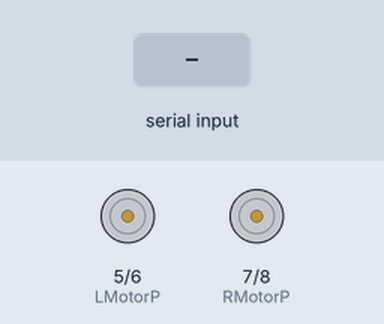
Simulated run of this sketch. Board: Arduino Uno, built with avr-gcc and run on an emulated ATmega328P. On the bench: motor-driver pin pairs drawn as motors (green arrow = first pin HIGH = forward, orange = second pin HIGH = backward, longer = more drive). The inputs (shaded band) are chosen by the test bench. What the sketch prints to the serial monitor is not drawn.

Above: at 1.2 s.
1.3 s: "W" received over Serial
At 1.7 s:
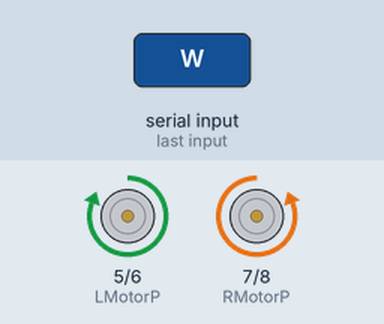
2.8 s: "S" received over Serial
At 4.0 s:
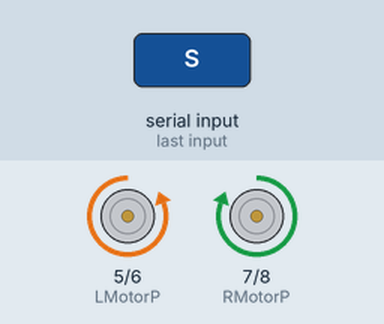
4.3 s: "D" received over Serial
At 5.3 s:
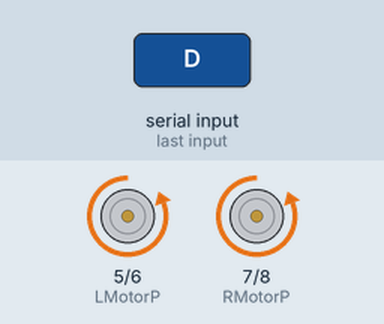
5.8 s: "A" received over Serial
At 6.3 s:
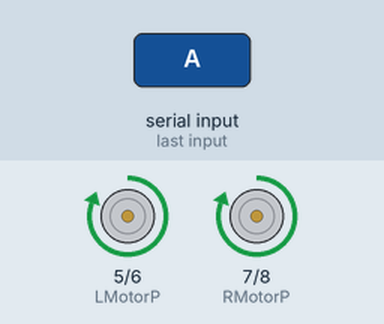
Timing chart, 0 to 8.3 s (numbered marks = the images above; inputs shaded):
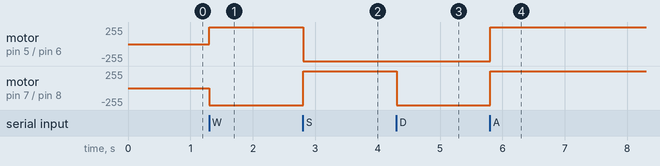

The sketch:

xbee_control.ino
```cpp
/******************************************************************************
* FileName:        xbee_control.ino
* Dependencies:
* Processor:       AVR ATMEGA328P
* Complier:        ARDUINO
*                  ARDUINO IDE
* Company:         Nvis Technologies Pvt. Ltd.
*
*****************************************************************************
* File Description:
* This program tellls about :
*                           here we perform a client server communication , receive instruction from server xbee and follow instructions
*                           by all clients xbees
*
*
*
*
*Change History:
* Name                Date            Changes
* Alok Pindoriya     02/04/16    Initial Version
 ****************************************************************************/

//  initialize digital pin motor as an output

int LMotorP = 5;
int LMotorN = 6;

int RMotorP = 7;
int RMotorN = 8;

char inChar='x';

void setup()
{
  Serial.begin(9600);

  pinMode(LMotorP, OUTPUT);
  pinMode(LMotorN, OUTPUT);
  pinMode(RMotorP, OUTPUT);
  pinMode(RMotorN, OUTPUT);

  MotorStop();
}

void loop()
{
    if (Serial.available() > 0)
      inChar = (char)Serial.read();
    if (1) {
    Serial.println(inChar);

    if(inChar == 'W')
    {
      MotorForward();
    }
    else if(inChar == 'S')
    {
      MotorReverse();
    }
    else if(inChar == 'D')
    {
      MotorLeft();
    }
    else if(inChar == 'A')
    {
      MotorRight();
    }
    else if(inChar == 'B')
    {
      MotorStop();
    }

  }


}

void MotorForward()
{

  digitalWrite(LMotorP, HIGH);
  digitalWrite(LMotorN, LOW);

  digitalWrite(RMotorP, LOW);
  digitalWrite(RMotorN, HIGH);

}

void MotorReverse()
{
  digitalWrite(LMotorP, LOW);
  digitalWrite(LMotorN, HIGH);

  digitalWrite(RMotorP, HIGH);
  digitalWrite(RMotorN, LOW);
}

void MotorLeft()
{
  digitalWrite(LMotorP, LOW);
  digitalWrite(LMotorN, HIGH);

  digitalWrite(RMotorP, LOW);
  digitalWrite(RMotorN, HIGH);
}

void MotorRight()
{
  digitalWrite(LMotorP, HIGH);
  digitalWrite(LMotorN, LOW);

  digitalWrite(RMotorP, HIGH);
  digitalWrite(RMotorN, LOW);
}

void MotorStop()
{
  digitalWrite(LMotorP, LOW);
  digitalWrite(LMotorN, LOW);

  digitalWrite(RMotorP, LOW);
  digitalWrite(RMotorN, LOW);
}
```

Measured:
- after the input at 1.3 s, motor on pin 5 (LMotorP) / pin 6 (LMotorN): stopped → forward 255/255 at once; motor on pin 7 (RMotorP) / pin 8 (RMotorN): stopped → backward 255/255 at once
- after the input at 2.8 s, motor on pin 5 (LMotorP) / pin 6 (LMotorN): forward 255/255 → backward 255/255 at once; motor on pin 7 (RMotorP) / pin 8 (RMotorN): backward 255/255 → forward 255/255 at once
- after the input at 4.3 s, motor on pin 7 (RMotorP) / pin 8 (RMotorN): forward 255/255 → backward 255/255 at once
- after the input at 5.8 s, motor on pin 5 (LMotorP) / pin 6 (LMotorN), motor on pin 7 (RMotorP) / pin 8 (RMotorN): backward 255/255 → forward 255/255 at once
